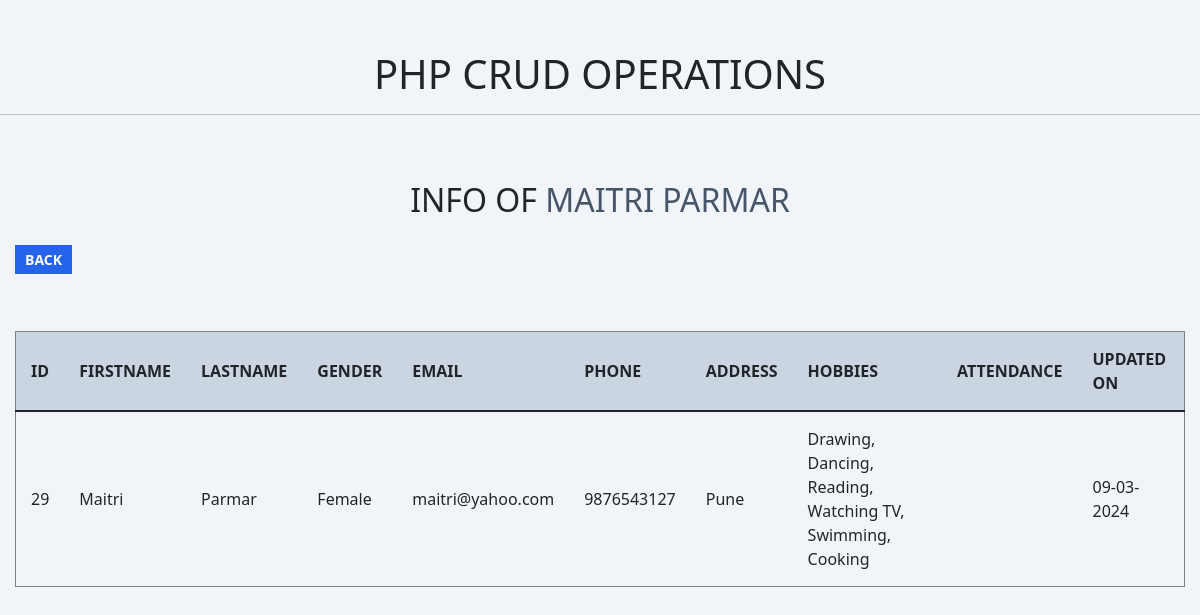
The app's page /read.php?id=29 with its own data.
### tables this page shows
CREATE TABLE `persons` (
  `id` int(5) NOT NULL,
  `fname` varchar(255) NOT NULL,
  `lname` varchar(255) NOT NULL,
  `gender` varchar(10) NOT NULL,
  `email` varchar(255) NOT NULL,
  `phone` varchar(20) NOT NULL,
  `address` varchar(1500) NOT NULL,
  `hobbies` varchar(1500) NOT NULL,
  `attendance` varchar(10) NOT NULL,
  `date` date NOT NULL DEFAULT current_timestamp()
);

### read.php (the view, shortened to what this page needs)
<?php include('./partials/header.php');
if(isset($_GET['id'])){
    $id = $_GET['id'];
}
$result = mysqli_query($conn,"SELECT * FROM persons WHERE id = '$id'");
$row = mysqli_fetch_assoc($result);
    ?>
<section class="read_single_record">
    <div class="container:fluid">
    <h2 class="text:center text:uppercase pt:50">Info of <?php echo "<span class='text:slate-600 text:uppercase'>". $row['fname'] ." ". $row['lname'] ."</span>" ?></h2>
    <div class="py:20">
        <a href="view.php" class="createBtn text-decoration:none weight:bold text:uppercase text:white bg:blue-600 py:5 px:10 size:14">Back</a>
    </div>
    <div class="table_wrapper display:flex justify-content:center py:40">
    <table class="ww:100" border="1" id="read_table">
        <thead>
            <tr class="bg:slate-300">
                <th class="p:15 text:uppercase">ID</th>
                <th class="p:15 text:uppercase">Firstname</th>
                <th class="p:15 text:uppercase">Lastname</th>
                <th class="p:15 text:uppercase">Gender</th>
                <th class="p:15 text:uppercase">Email</th>
                <th class="p:15 text:uppercase">Phone</th>
                <th class="p:15 text:uppercase">Address</th>
                <th class="p:15 text:uppercase">Hobbies</th>
                <th class="p:15 text:uppercase">Attendance</th>
                <th class="p:15 text:uppercase">Updated On</th>
            </tr>
        </thead>
        <tbody class="table-group-divider">
            <tr class="">
                <td class="p:15"><?php echo $row['id']; ?></td>
                <td class="p:15"><?php echo $row['fname']; ?></td>
                <td class="p:15"><?php echo $row['lname']; ?></td>
                <td class="p:15"><?php echo $row['gender']; ?></td>
                <td class="p:15"><?php echo $row['email']; ?></td>
                <td class="p:15"><?php echo $row['phone']; ?></td>
                <td class="p:15"><?php echo $row['address']; ?></td>
                <td class="p:15"><?php echo $row['hobbies']; ?></td>
                <td class="p:15"><?php echo $row['attendance']; ?></td>
                <td class="p:15">
                <?php
                $new_date = date('d-m-Y', strtotime($row['date']));
                echo $new_date;
                ?>
                </td>
            </tr>
        </tbody>
    </table>
    </div>
    </div>
</section>
<?php include('./partials/footer.php'); ?>

### records on screen
persons: fname "MAITRI", lname "PARMAR", id "29", fname "Maitri", lname "Parmar", gender "Female", email "maitri@yahoo.com", phone "9876543127", address "Pune", hobbies "Drawing, Dancing, Reading, Watching TV, Swimming, Cooking", date "09-03-2024"
